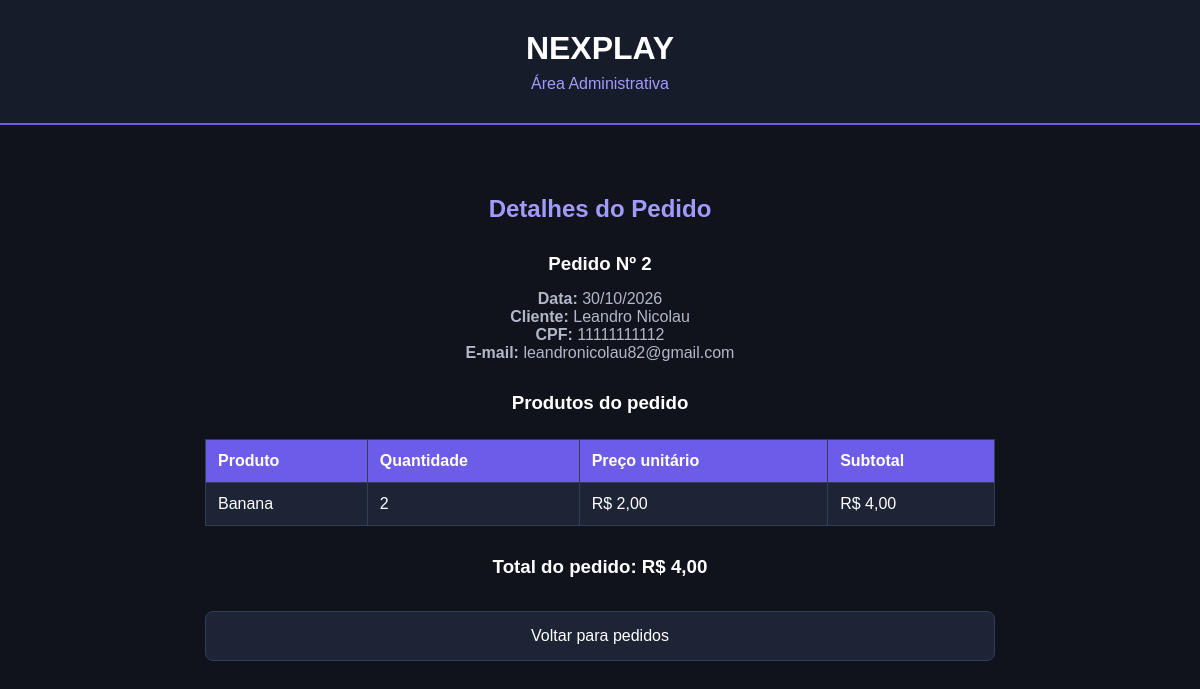
Screenshot of /detalhes_pedido.php?id=2 with the database file from the repository.
### tables this page shows
CREATE TABLE `pedido` (
  `cod_pedido` int NOT NULL AUTO_INCREMENT,
  `data` date NOT NULL,
  `cod_cliente` int NOT NULL,
  `status` varchar(20) NOT NULL DEFAULT 'Ativo',
  PRIMARY KEY (`cod_pedido`),
  KEY `fk_pedido_cliente_idx` (`cod_cliente`),
  CONSTRAINT `fk_pedido_cliente` FOREIGN KEY (`cod_cliente`) REFERENCES `clientes` (`cod_cliente`)
);

CREATE TABLE `clientes` (
  `cod_cliente` int NOT NULL AUTO_INCREMENT,
  `nome` varchar(45) NOT NULL,
  `CPF` varchar(45) NOT NULL,
  `telefone` varchar(45) NOT NULL,
  `email` varchar(45) NOT NULL,
  PRIMARY KEY (`cod_cliente`)
);

CREATE TABLE `produto` (
  `cod_produto` int NOT NULL AUTO_INCREMENT,
  `nome` varchar(45) NOT NULL,
  `descricao` varchar(45) NOT NULL,
  `preco` decimal(10,2) NOT NULL,
  `estoque` int NOT NULL,
  PRIMARY KEY (`cod_produto`)
);

CREATE TABLE `detalhes` (
  `cod_pedido` int NOT NULL,
  `cod_produto` int NOT NULL,
  `quantidade` int NOT NULL,
  `preco_venda` decimal(10,2) NOT NULL,
  PRIMARY KEY (`cod_pedido`,`cod_produto`),
  KEY `fk_detalhes_produto_idx` (`cod_produto`),
  CONSTRAINT `fk_detalhes_pedido` FOREIGN KEY (`cod_pedido`) REFERENCES `pedido` (`cod_pedido`),
  CONSTRAINT `fk_detalhes_produto` FOREIGN KEY (`cod_produto`) REFERENCES `produto` (`cod_produto`)
);

### detalhes_pedido.php (the view, shortened to what this page needs)
<?php
include("conexao.php");
$id = $_GET["id"];
$sql = "SELECT
            pedido.cod_pedido,
            pedido.data,
            clientes.nome AS cliente,
            clientes.CPF,
            clientes.email,
            produto.nome AS produto,
            detalhes.quantidade,
            detalhes.preco_venda
        FROM pedido
        INNER JOIN clientes
            ON pedido.cod_cliente = clientes.cod_cliente
        INNER JOIN detalhes
            ON pedido.cod_pedido = detalhes.cod_pedido
        INNER JOIN produto
            ON detalhes.cod_produto = produto.cod_produto
        WHERE pedido.cod_pedido = ?";
$stmt = $conexao->prepare($sql);
$stmt->bind_param("i", $id);
$stmt->execute();
$resultado = $stmt->get_result();
?>
<!DOCTYPE html>
<html lang="pt-br">
<head>
    <link rel="stylesheet" href="admin.css">
</head>
<body>
<header>
    <h1>NEXPLAY</h1>
    <p>Área Administrativa</p>
</header>
<main>
    <h2>Detalhes do Pedido</h2>
    <?php if ($resultado->num_rows > 0) { ?>
        <?php
        $total = 0;
        $primeiro = true;
        ?>
        <?php while ($pedido = $resultado->fetch_assoc()) { ?>
            <?php if ($primeiro) { ?>
                <h3>Pedido Nº <?php echo $pedido["cod_pedido"]; ?></h3>
                <p><strong>Data:</strong>
                    <?php echo date("d/m/Y", strtotime($pedido["data"])); ?>
                </p>
                <p><strong>Cliente:</strong>
                    <?php echo htmlspecialchars($pedido["cliente"]); ?>
                </p>
                <p><strong>CPF:</strong>
                    <?php echo htmlspecialchars($pedido["CPF"]); ?>
                </p>
                <p><strong>E-mail:</strong>
                    <?php echo htmlspecialchars($pedido["email"]); ?>
                </p>
                <h3>Produtos do pedido</h3>
                <table>
                    <tr>
                        <th>Produto</th>
                        <th>Quantidade</th>
                        <th>Preço unitário</th>
                        <th>Subtotal</th>
                    </tr>
                <?php $primeiro = false; ?>
            <?php } ?>
            <?php
            $subtotal = $pedido["quantidade"] * $pedido["preco_venda"];
            $total += $subtotal;
            ?>
            <tr>
                <td><?php echo htmlspecialchars($pedido["produto"]); ?></td>
                <td><?php echo $pedido["quantidade"]; ?></td>
                <td>
                    R$ <?php echo number_format($pedido["preco_venda"], 2, ",", "."); ?>
                </td>
                <td>
                    R$ <?php echo number_format($subtotal, 2, ",", "."); ?>
                </td>
            </tr>
        <?php } ?>
        </table>
        <h3>
            Total do pedido:
            R$ <?php echo number_format($total, 2, ",", "."); ?>
        </h3>
    <?php } else { ?>
        <p>Pedido não encontrado.</p>
    <?php } ?>
    <br>
    <a href="listar_pedidos.php">Voltar para pedidos</a>
</main>
</body>
</html>

### admin.css (style rules this page uses)
* { margin: 0; padding: 0; box-sizing: border-box; }
body { font-family: Arial, sans-serif; background-color: #10131c; color: #ffffff; }
header { background-color: #171c2b; padding: 30px; text-align: center; border-bottom: 2px solid #6c5ce7; }
header h1 { color: #ffffff; font-size: 32px; }
header p { color: #a29bfe; margin-top: 8px; }
main { max-width: 850px; margin: 40px auto; padding: 30px; }
h2 { margin-bottom: 15px; color: #a29bfe; }
h3 { margin-top: 30px; margin-bottom: 15px; color: #ffffff; }
main a { display: block; background-color: #1d2436; color: #ffffff; text-decoration: none; padding: 15px; border-radius: 8px; border: 1px solid #343d57; transition: 0.3s; }
main p { color: #b2b8c8; }
table { width: 100%; border-collapse: collapse; margin-top: 25px; background-color: #1d2436; }
th, td { padding: 12px; border: 1px solid #343d57; text-align: left; }
th { background-color: #6c5ce7; color: white; }
main { max-width: 850px; margin: 40px auto; padding: 30px; text-align: center; }

### rows the page displays
pedido: cod_pedido "2", data "30/10/2026", cod_cliente.nome "Leandro Nicolau", cod_cliente.CPF "11111111112", cod_cliente.email "leandronicolau82@gmail.com", produto.nome "Banana", detalhes.quantidade "2", detalhes.preco_venda "2,00", detalhes.quantidade+preco_venda "4,00"

### other values shown
$total "4,00"
